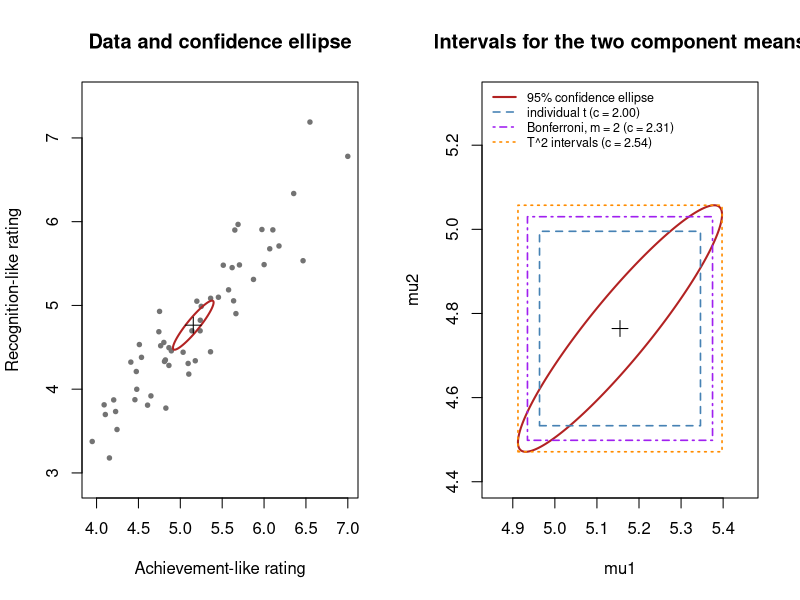

R code for this plot:
# 95% confidence ellipse for a bivariate mean with individual, Bonferroni and T^2 intervals.
library(MASS)

set.seed(0)
n <- 55
p <- 2
alpha <- 0.05
mu <- c(5.12, 4.72)
Sigma <- matrix(c(0.55, 0.62, 0.62, 0.85), 2, 2)
X <- mvrnorm(n, mu, Sigma)
xbar <- colMeans(X)
S <- cov(X)
se <- sqrt(diag(S) / n)

c_t <- qt(1 - alpha / 2, n - 1)
c_bonf <- qt(1 - alpha / (2 * p), n - 1)
c_T2 <- sqrt(p * (n - 1) / (n - p) * qf(1 - alpha, p, n - p))

# Ellipse n (xbar - mu)^T S^(-1) (xbar - mu) <= c_T2^2.
e <- eigen(S / n, symmetric = TRUE)
tt <- seq(0, 2 * pi, length.out = 400)
ell <- xbar + e$vectors %*% diag(c_T2 * sqrt(e$values)) %*% rbind(cos(tt), sin(tt))

par(mfrow = c(1, 2))
plot(X, pch = 19, cex = 0.6, col = "gray45", asp = 1,
     xlab = "Achievement-like rating", ylab = "Recognition-like rating",
     main = "Data and confidence ellipse")
lines(ell[1, ], ell[2, ], col = "firebrick", lwd = 2)
points(xbar[1], xbar[2], pch = 3, cex = 1.5)

pad <- 1.25 * c_T2 * se
plot(NA, xlim = xbar[1] + c(-1, 1) * pad[1], ylim = xbar[2] + c(-1, 1.5) * pad[2], asp = 1,
     xlab = "mu1", ylab = "mu2", main = "Intervals for the two component means")
lines(ell[1, ], ell[2, ], col = "firebrick", lwd = 2)
mult <- c(c_t, c_bonf, c_T2)
cols <- c("steelblue", "purple", "darkorange")
ltys <- c(2, 4, 3)
for (i in 1:3) {
  rect(xbar[1] - mult[i] * se[1], xbar[2] - mult[i] * se[2],
       xbar[1] + mult[i] * se[1], xbar[2] + mult[i] * se[2],
       border = cols[i], lty = ltys[i], lwd = 1.6)
}
points(xbar[1], xbar[2], pch = 3, cex = 1.5)
legend("topleft", bty = "n", cex = 0.75,
       legend = c("95% confidence ellipse",
                  sprintf("%s (c = %.2f)", c("individual t", "Bonferroni, m = 2", "T^2 intervals"), mult)),
       col = c("firebrick", cols), lty = c(1, ltys), lwd = c(2, 1.6, 1.6, 1.6))
